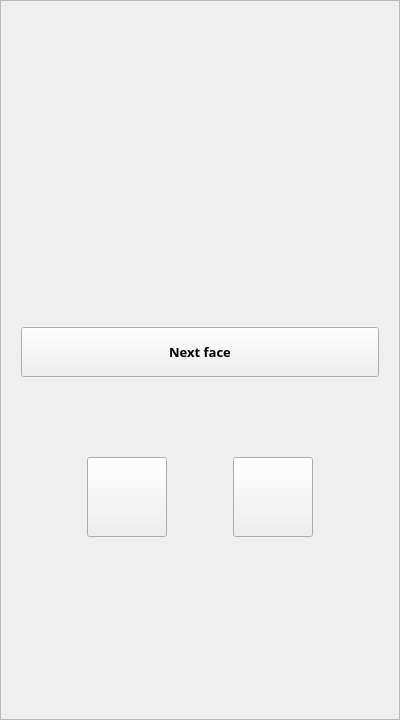
<?xml version="1.0" encoding="UTF-8"?>
<ui version="4.0">
 <class>Form</class>
 <widget class="QWidget" name="Form">
  <property name="geometry">
   <rect>
    <x>0</x>
    <y>0</y>
    <width>400</width>
    <height>720</height>
   </rect>
  </property>
  <property name="windowTitle">
   <string>Form</string>
  </property>
  <layout class="QHBoxLayout" name="horizontalLayout_2">
   <property name="leftMargin">
    <number>0</number>
   </property>
   <property name="topMargin">
    <number>0</number>
   </property>
   <property name="rightMargin">
    <number>0</number>
   </property>
   <property name="bottomMargin">
    <number>0</number>
   </property>
   <item>
    <widget class="QFrame" name="frame">
     <property name="maximumSize">
      <size>
       <width>9999</width>
       <height>9999</height>
      </size>
     </property>
     <property name="frameShape">
      <enum>QFrame::StyledPanel</enum>
     </property>
     <property name="frameShadow">
      <enum>QFrame::Raised</enum>
     </property>
     <layout class="QVBoxLayout" name="verticalLayout_3">
      <property name="spacing">
       <number>35</number>
      </property>
      <property name="leftMargin">
       <number>20</number>
      </property>
      <property name="topMargin">
       <number>45</number>
      </property>
      <property name="rightMargin">
       <number>20</number>
      </property>
      <property name="bottomMargin">
       <number>0</number>
      </property>
      <item>
       <layout class="QVBoxLayout" name="verticalLayout_2">
        <property name="spacing">
         <number>30</number>
        </property>
        <property name="topMargin">
         <number>100</number>
        </property>
        <property name="rightMargin">
         <number>0</number>
        </property>
        <item>
         <widget class="QPushButton" name="next_btn">
          <property name="sizePolicy">
           <sizepolicy hsizetype="Expanding" vsizetype="Fixed">
            <horstretch>0</horstretch>
            <verstretch>0</verstretch>
           </sizepolicy>
          </property>
          <property name="maximumSize">
           <size>
            <width>16777215</width>
            <height>50</height>
           </size>
          </property>
          <property name="font">
           <font>
            <family>Neue Haas Grotesk Text Pro</family>
            <pointsize>10</pointsize>
            <weight>75</weight>
            <bold>true</bold>
           </font>
          </property>
          <property name="text">
           <string>Next face</string>
          </property>
         </widget>
        </item>
        <item>
         <spacer name="horizontalSpacer">
          <property name="orientation">
           <enum>Qt::Vertical</enum>
          </property>
          <property name="sizeType">
           <enum>QSizePolicy::Fixed</enum>
          </property>
          <property name="sizeHint" stdset="0">
           <size>
            <width>5</width>
            <height>50</height>
           </size>
          </property>
         </spacer>
        </item>
        <item>
         <layout class="QHBoxLayout" name="hbox3">
          <property name="spacing">
           <number>0</number>
          </property>
          <item>
           <widget class="QPushButton" name="y_btn">
            <property name="sizePolicy">
             <sizepolicy hsizetype="Maximum" vsizetype="Fixed">
              <horstretch>0</horstretch>
              <verstretch>0</verstretch>
             </sizepolicy>
            </property>
            <property name="maximumSize">
             <size>
              <width>80</width>
              <height>80</height>
             </size>
            </property>
            <property name="text">
             <string/>
            </property>
           </widget>
          </item>
          <item>
           <widget class="QPushButton" name="n_btn">
            <property name="sizePolicy">
             <sizepolicy hsizetype="Maximum" vsizetype="Fixed">
              <horstretch>0</horstretch>
              <verstretch>0</verstretch>
             </sizepolicy>
            </property>
            <property name="maximumSize">
             <size>
              <width>80</width>
              <height>80</height>
             </size>
            </property>
            <property name="text">
             <string/>
            </property>
           </widget>
          </item>
         </layout>
        </item>
       </layout>
      </item>
     </layout>
    </widget>
   </item>
  </layout>
 </widget>
 <resources/>
 <connections/>
</ui>
